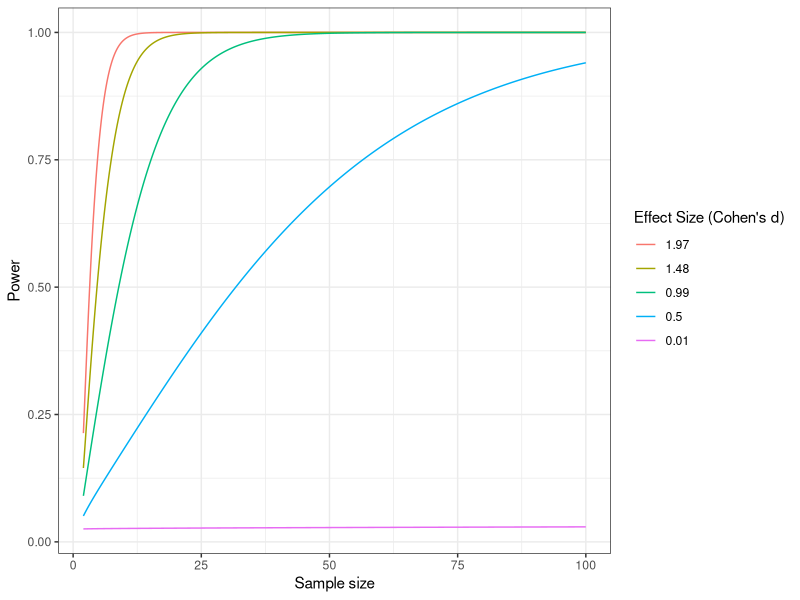

Write R code to recreate this figure.
## ---- chunk 1
library(broom)
library(tidyverse)

# start with a vector of effect size values to plot
seq(.01, 2, .49) %>% 
  # reverse the vector so the legend labels 
  # and the curves are in the same vertical order 
  rev() %>% 
  # map will help us perform power calculations for every
  # value in the vector of effect sizes
  map(
    # the purrr function will first do the power calculations, 
    # then turn it into a data frame,
    # then make a column that records the effect size 
    ~ power.t.test(
      # small steps in n values make a smooth plot
      n = seq(2, 100, .05), 
      # .x is each value in the effect size vector
      delta = .x) %>% 
      # turn the power.htest object into a dataframe (tibble)
      tidy() %>% 
      # keep track of the effect size 
      # for this set of calculations
      mutate(effect_size=as.factor(.x)) 
  ) %>%
  # map will return a list of data frames of the power
  # calculations so we need to turn it into a single dataframe
  bind_rows() %>% 
  # now we have data we can plot as usual!
  ggplot(aes(n, power, color=effect_size)) +
  # we used a lot of points so this geom_line will look smooth
  geom_line() +
  labs(y="Power",
       x = "Sample size",
       color = "Effect Size (Cohen's d)") +
  theme_bw()
## ---- chunk 2
#![The null hypothesis states that there is no difference between treatment groups.](fig/Null-hypothesis.png){alt='A normal curve with a mean of zero showing the type 1 error rate in the far right tail and specificity in the left of the curve.'}
## ---- chunk 3
#![The alternative hypothesis states that there is a difference between treatment groups.](fig/Alternative-hypothesis.png){alt='A normal curve with a mean of approximately 3 showing the type 2 error rate in the left of the curve and sensitivity (also known as statistical power) in the far right tail of the curve. The effect size is shown as the difference in means between the null and alternative hypotheses.'}
